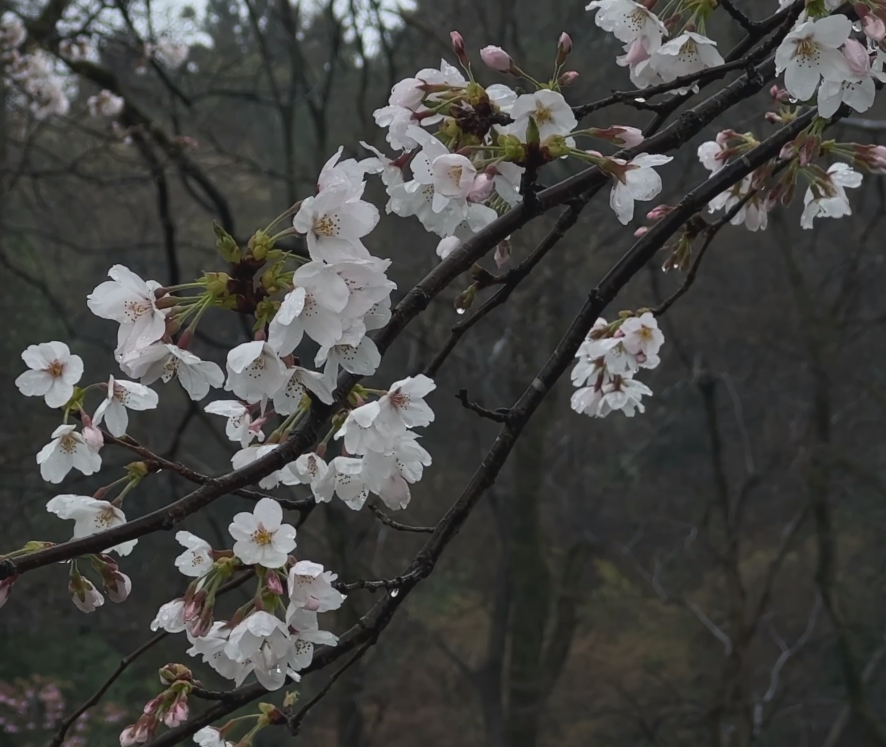
#> input picture ui/bg.png, 886 x 747 px; its folder holds only this picture in this run
$ python -i data_augmentation.py   (imports and definitions only)
#> lines starting #> are read from the running program, lines starting #| are printed output that depends on the picture
#> further down, picture is the input picture: PIL image 886x747 RGBA; mean R, G, B, A 68.8, 68.7, 66.4, 255
import os
import random
from PIL import Image, ImageEnhance
from tqdm import tqdm
import math

INPUT_IMAGE_DIR = '/home/niuoruo/Downloads/3943f-main/yolo/images'      # 原始图片文件夹路径
INPUT_LABEL_DIR = '/home/niuoruo/Downloads/3943f-main/yolo/labels'      # 原始YOLO标签文件夹路径
OUTPUT_IMAGE_DIR = '/home/niuoruo/Downloads/3943f-main/yolo/augmented_v3/images' # 增强后图片保存路径
OUTPUT_LABEL_DIR = '/home/niuoruo/Downloads/3943f-main/yolo/augmented_v3/labels' # 增强后标签保存路径

USE_IMAGE_BACKGROUND = True                                           # 是否启用随机图片背景
# ！！！请将这里替换为您自己的背景图片文件夹路径！！！
BACKGROUND_IMAGE_DIR = '/home/niuoruo/Downloads/backgrounds'          # 背景图片文件夹路径

CANVAS_WIDTH = 640                      # 新生成画布的宽度
CANVAS_HEIGHT = 640                     # 新生成画布的高度
NUM_AUGMENTED_IMAGES = 1000             # 希望生成多少张增强图片

IMAGES_PER_CANVAS_RANGE = (2, 5)        # 每张新图上粘贴小图的数量范围
SMALL_IMAGE_SIZE_RANGE = (90, 160)      # 小图调整后的大小范围(像素)

# --- 随机旋转 ---
ENABLE_ROTATION = True                  # 是否启用随机旋转
ROTATION_ANGLE_RANGE = (-15, 15)        # 旋转角度范围(度)

# --- 色彩抖动 ---
ENABLE_COLOR_JITTER = True              # 是否启用色彩抖动
BRIGHTNESS_FACTOR_RANGE = (0.7, 1.3)    # 亮度调整因子范围
CONTRAST_FACTOR_RANGE = (0.7, 1.3)      # 对比度调整因子范围
SATURATION_FACTOR_RANGE = (0.7, 1.3)    # 饱和度调整因子范围

def apply_augmentations(img):
    if ENABLE_ROTATION:
        angle = random.uniform(*ROTATION_ANGLE_RANGE)
        img = img.rotate(angle, resample=Image.BICUBIC, expand=True)
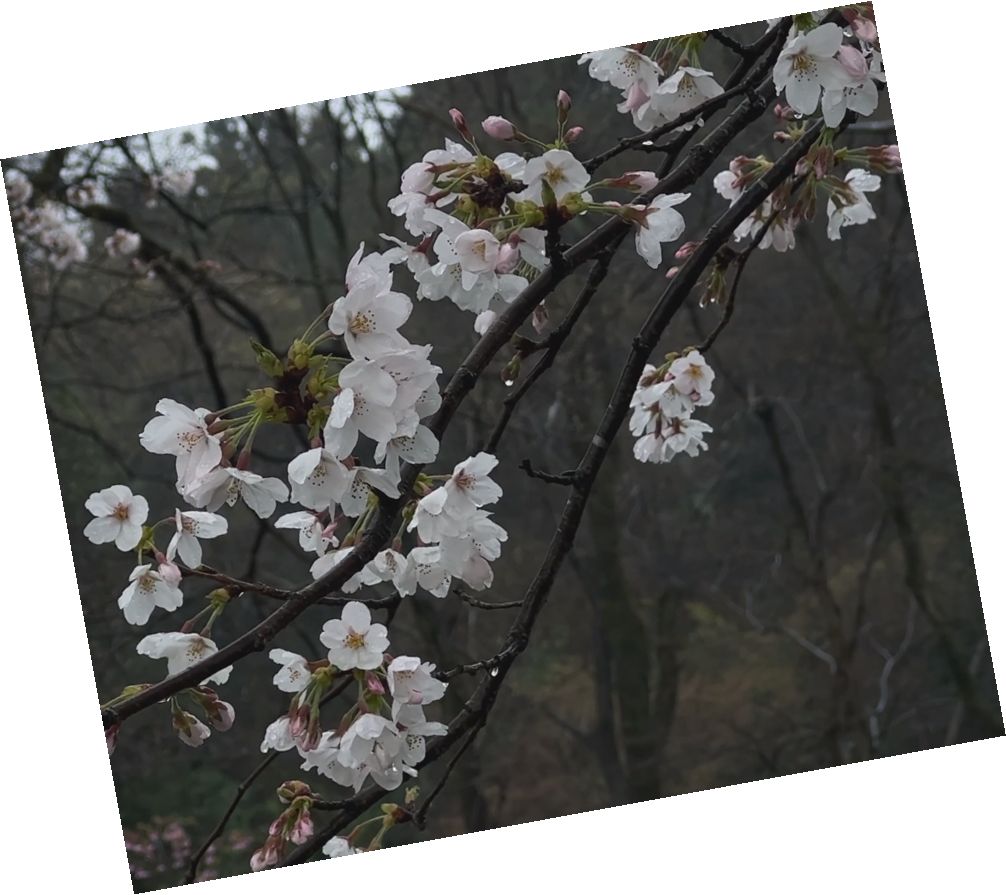
#> img: PIL image 1006x895 RGBA; mean R, G, B, A 50.2, 50.1, 48.4, 187.4; transparent parts drawn white

    if ENABLE_COLOR_JITTER:
        enhancer = ImageEnhance.Brightness(img)
        img = enhancer.enhance(random.uniform(*BRIGHTNESS_FACTOR_RANGE))
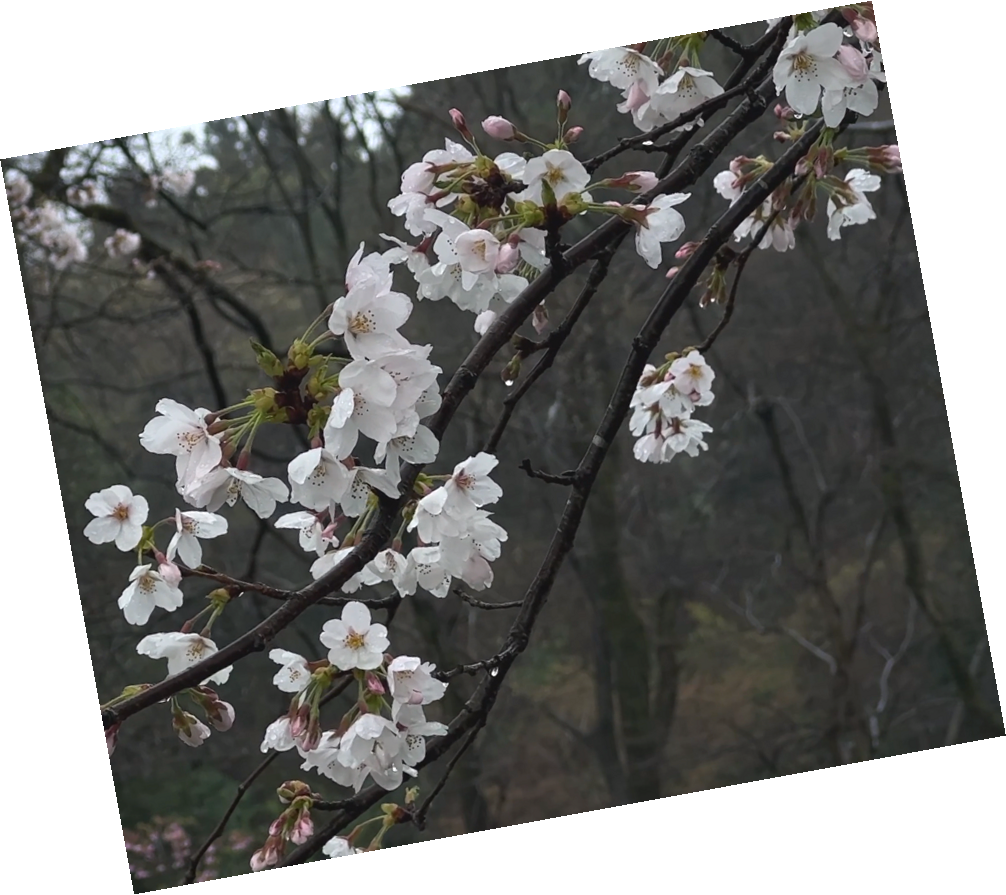
#> img: PIL image 1006x895 RGBA; mean R, G, B, A 57.6, 57.5, 55.5, 187.4; transparent parts drawn white

        enhancer = ImageEnhance.Contrast(img)
        img = enhancer.enhance(random.uniform(*CONTRAST_FACTOR_RANGE))

        enhancer = ImageEnhance.Color(img)
        img = enhancer.enhance(random.uniform(*SATURATION_FACTOR_RANGE))

    return img


def create_mosaic_augmentation():
    global USE_IMAGE_BACKGROUND

>>> from PIL import Image
>>> picture = Image.open('../../ui/bg.png')
>>> result = apply_augmentations(picture)
